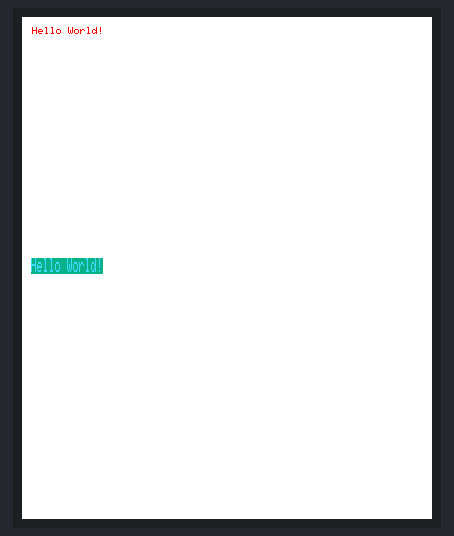
A program run on a simulated ESP32-S3. Shown: 410×502 colour display. Random numbers use the default seed unless the program sets one.

Above: at 2.43 s.
At 6.96 s:
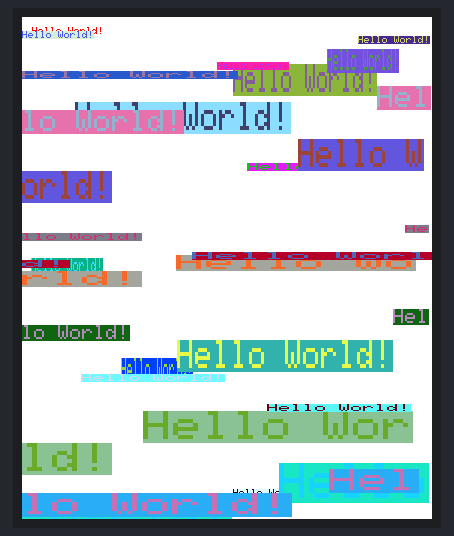
At 11.46 s:
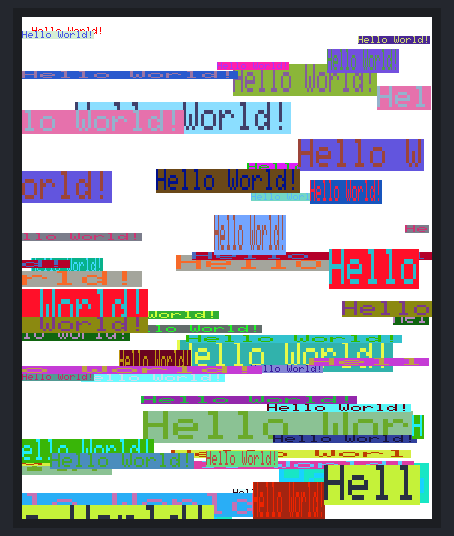
At 20.95 s:
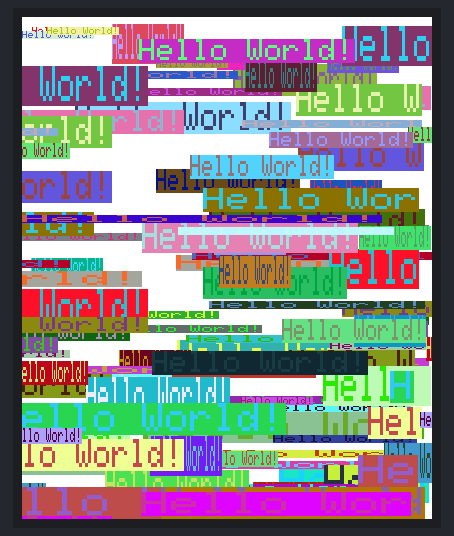
At 30.23 s:
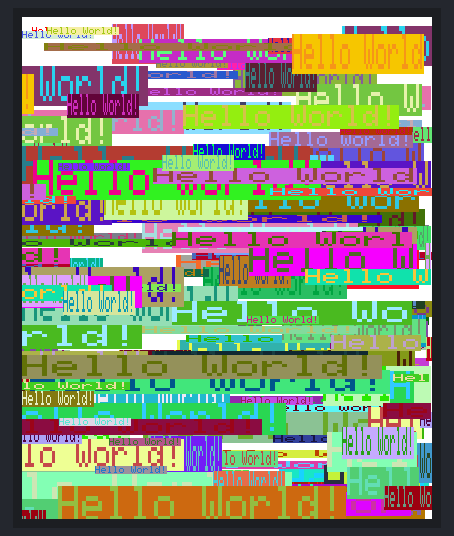
At 39.77 s:
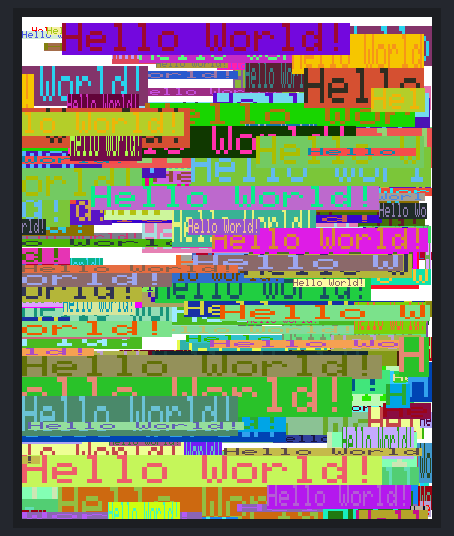

The program:

main.cpp
```cpp
#include <Arduino.h>
#include "Arduino_GFX_Library.h"
#include "pin_config.h"
#include <Wire.h>
#include "HWCDC.h"

HWCDC USBSerial;

Arduino_DataBus *bus = new Arduino_ESP32QSPI(
  LCD_CS /* CS */, LCD_SCLK /* SCK */, LCD_SDIO0 /* SDIO0 */, LCD_SDIO1 /* SDIO1 */,
  LCD_SDIO2 /* SDIO2 */, LCD_SDIO3 /* SDIO3 */);

Arduino_GFX *gfx = new Arduino_CO5300(bus, LCD_RESET /* RST */,
                                      0 /* rotation */,  LCD_WIDTH, LCD_HEIGHT,
                                      22 /* col_offset1 */,
                                      0 /* row_offset1 */,
                                      0 /* col_offset2 */,
                                      0 /* row_offset2 */);

void setup(void) {
  USBSerial.begin(115200);
  // USBSerial.setDebugOutput(true);
  // while(!USBSerial);
  USBSerial.println("Arduino_GFX Hello World example");

#ifdef GFX_EXTRA_PRE_INIT
  GFX_EXTRA_PRE_INIT();
#endif

  // Init Display
  if (!gfx->begin()) {
    USBSerial.println("gfx->begin() failed!");
  }
  gfx->fillScreen(WHITE);


  gfx->setCursor(10, 10);
  gfx->setTextColor(RED);
  gfx->println("Hello World!");

  delay(2000);  // 5 seconds
}

void loop() {
  gfx->setCursor(random(gfx->width()), random(gfx->height()));
  gfx->setTextColor(random(0xffff), random(0xffff));
  gfx->setTextSize(random(6) /* x scale */, random(6) /* y scale */, random(2) /* pixel_margin */);
  gfx->println("Hello World!");

  delay(200);
}
```

pin_config.h
```cpp
#pragma once
// Pin map for the Waveshare ESP32-S3-Touch-AMOLED-2.06 watch. Do not edit
// unless the hardware changes.

#define XPOWERS_CHIP_AXP2101

#define LCD_SDIO0 4
#define LCD_SDIO1 5
#define LCD_SDIO2 6
#define LCD_SDIO3 7
#define LCD_SCLK 11
#define LCD_CS 12
#define LCD_RESET 8
#define LCD_WIDTH 410
#define LCD_HEIGHT 502

// TOUCH
#define IIC_SDA 15
#define IIC_SCL 14
#define TP_INT 38
#define TP_RESET 9

// HAPTIC
#define HAPTIC_MOTOR_PIN 18

// SD
const int SDMMC_CLK = 2;
const int SDMMC_CMD = 1;
const int SDMMC_DATA = 3;
const int SDMMC_CS = 17;
```
